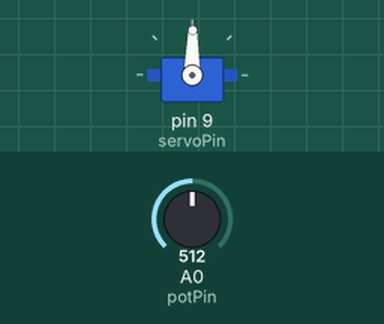
Bench run of a sketch on a simulated Arduino Uno, built with avr-gcc and run on an emulated ATmega328P. On the bench: servo. The inputs (shaded band) are chosen by the test bench; at power-on: A0 (potPin) = 512.

Above: at 1.2 s.
1.3 s: A0 (potPin) set to 716
At 2.4 s:
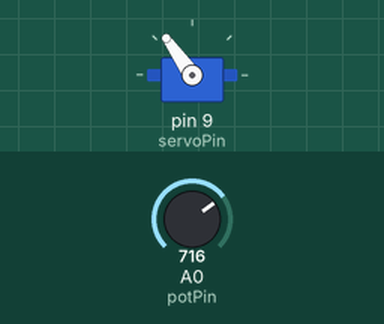
2.8 s: A0 (potPin) set to 900
At 3.2 s:
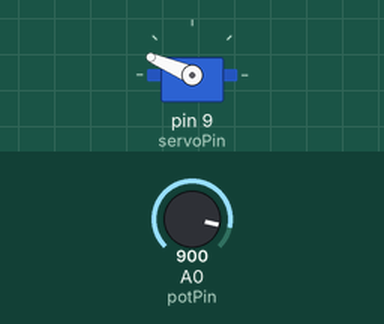
4.3 s: A0 (potPin) set to 1023
At 4.7 s:
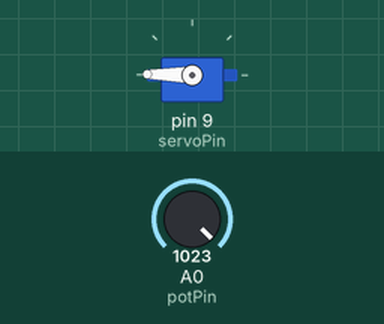
5.8 s: A0 (potPin) set to 306
At 6.7 s:
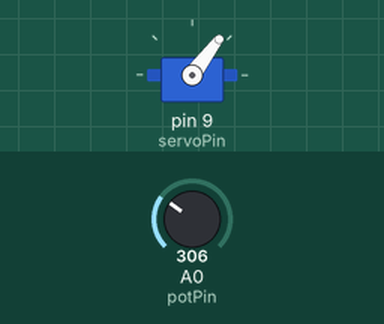
7.3 s: A0 (potPin) set to 122
At 8.1 s:
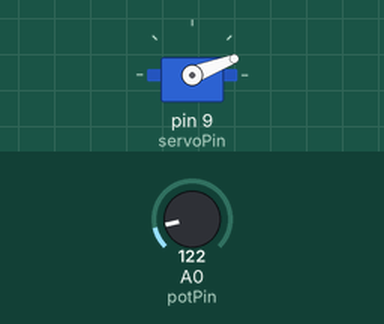
8.8 s: A0 (potPin) set to 511
At 10.2 s:
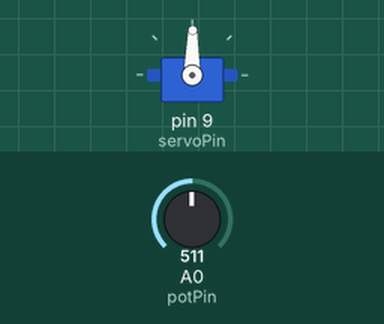
Timing chart, 0 to 11.3 s (numbered marks = the images above; inputs shaded):
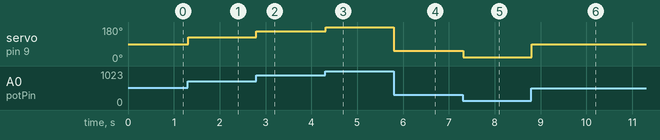

Measured:
- after the input at 1.3 s, servo on pin 9 (servoPin): 89° → 125° at once
- after the input at 2.8 s, servo on pin 9 (servoPin): 125° → 157° at once
- after the input at 4.3 s, servo on pin 9 (servoPin): 157° → 179° at once
- after the input at 5.8 s, servo on pin 9 (servoPin): 179° → 53° at once
- after the input at 7.3 s, servo on pin 9 (servoPin): 53° → 21° at once
- after the input at 8.8 s, servo on pin 9 (servoPin): 21° → 89° at once

The sketch:

VRstdServo.ino
```cpp
/* 可變電阻 + STD Servo                    © 華夏科大電子系 吳宗憲
 *
*/
#include <Servo.h>

Servo myServo;             // 宣告伺服馬達程式物件
const byte potPin = A0;   // 宣告可變電阻的輸入端子
const byte servoPin = 9;  // 設定servoPin腳位
int val, pos;             // 暫存類比輸入值的變數

void setup() {
  myServo.attach(servoPin);     // 設定伺服馬達的接腳
}

void loop() {
  val = analogRead(potPin);    // 讀取可變電阻的輸入值
  // 將類比輸入值 0~1024，對應成伺服馬達的 0~179 度
  // 請先查datasheet確認馬達可轉動角度
  pos = map(val, 0, 1023, 0, 179);
  myServo.write(pos); // 設定伺服馬達的旋轉角度
  delay(15); // 延遲一段時間，讓伺服馬達轉到定位
}
```
